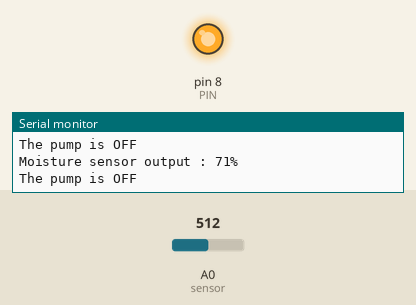
This sketch was run on a simulated Arduino Uno, built with avr-gcc and run on an emulated ATmega328P. Parts: output pins drawn as LEDs (lit = HIGH), the last lines printed to the serial monitor. The test bench sets the inputs (shaded band); at power-on: A0 (sensor) = 512.

Above: at 3.2 s.
3.3 s: A0 (sensor) set to 645
5.2 s: A0 (sensor) set to 670
At 6.5 s:
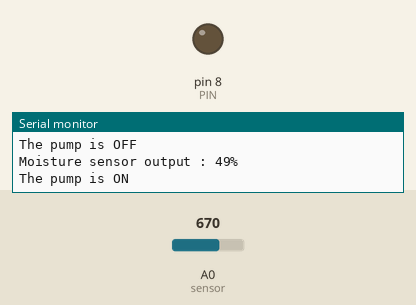
8.5 s: A0 (sensor) set to 511
At 10.1 s:
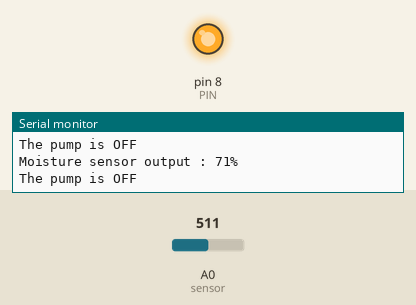
10.5 s: A0 (sensor) set to 716
At 11.6 s:
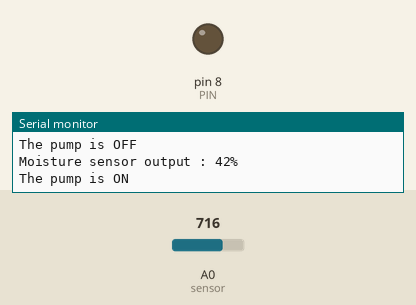
Timing chart, 0 to 13.5 s (numbered marks = the images above; inputs shaded):
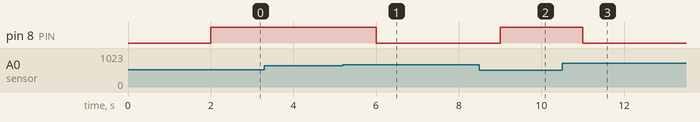

The sketch:

Smart_Irrigation_System.ino
```cpp
//Smart Irrigation System for a small indoor garden
int sensor = A0; // Defining variable
int output ;
int output1 ;
int threshold=50;
int PIN=8;
void setup() {
  Serial.begin(9600); // Sets data rate transmission speed
  pinMode(sensor,INPUT);
  pinMode(PIN,OUTPUT);
  Serial.println("Reading From the Sensor ...");// Prints the given line on screen
  delay(2000);
  }
void loop() {
  output= analogRead(sensor);// Receives data from A0 Pin as Analog
  output1 = map(output,1017,310,0,100); // Maps the range of values 1017-310 onto range 0-100%
  Serial.print("Moisture sensor output : ");

  Serial.print(output1);
  Serial.println("%");
  if( output1>threshold) { digitalWrite(PIN,HIGH);Serial.println("The pump is OFF");}
  else { digitalWrite(PIN,LOW);Serial.println("The pump is ON");}// Relay is active Low
  delay(1000);
  }
```

Measured:
- the behaviour switches between 656 and 657 on A0 (sensor) (found by bisection; images 0 and 1)
- after the input at 5.2 s, pin 8 (PIN): HIGH → LOW after 0.80 s
- after the input at 8.5 s, pin 8 (PIN): LOW → HIGH after 0.51 s
- after the input at 10.5 s, pin 8 (PIN): HIGH → LOW after 0.51 s
